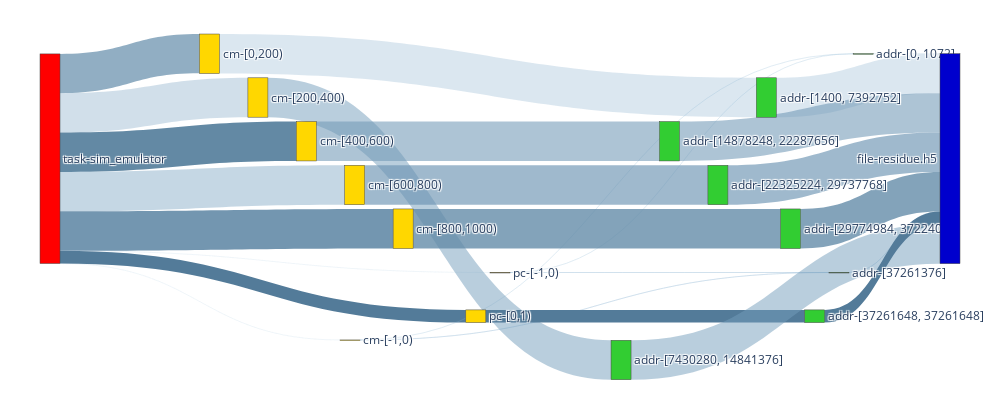

The notebook cell this image was saved under:
### Code cell
sim_nodes, sim_nodes_dict = get_nodes_for_sankey(G_SIM, rm_tags=['sim'])

# print(node_ref2)

sim_links = get_links_for_sankey(G_SIM, sim_nodes_dict)
fig = go.Figure(go.Sankey(
            node = sim_nodes,
            link = sim_links, orientation='h'))


fig.update_layout(
    autosize=False,
    width=1000,
    height=400,
    margin=dict(
        l=40,
        r=40,
        b=40,
        t=10,
        pad=2
    ),
)
fig.show()
fig.write_html(f"{IMAGE_PATH}/sankey-grouped-sim-vol-vfd-.html")

### Figure 1 — Plotly figure (JSON) as saved in the notebook; plotly's stock layout.template omitted (floating-point values rounded to 4 significant figures)
{"data": [{"link": {"color": ["rgba(145.23809523809524, 185.23809523809524, 215.23809523809524, 0.07142857142857142)", "rgba(102.38095238095238, 142.38095238095238, 172.38095238095238, 0.7142857142857143)", "rgba(126.19047619047619, 166.1904761904762, 196.1904761904762, 0.35714285714285715)", "rgba(88.0952380952381, 128.0952380952381, 158.0952380952381, 0.9285714285714286)", "rgba(121.42857142857143, 161.42857142857144, 191.42857142857144, 0.42857142857142855)", "rgba(92.85714285714286, 132.85714285714286, 162.85714285714286, 0.8571428571428571)", "rgba(145.23809523809524, 185.23809523809524, 215.23809523809524, 0.07142857142857142)", "rgba(83.33333333333333, 123.33333333333333, 153.33333333333331, 1.0)", "rgba(140.47619047619048, 180.47619047619048, 210.47619047619048, 0.14285714285714285)", "rgba(135.71428571428572, 175.71428571428572, 205.71428571428572, 0.21428571428571427)", "rgba(140.47619047619048, 180.47619047619048, 210.47619047619048, 0.14285714285714285)", "rgba(135.71428571428572, 175.71428571428572, 205.71428571428572, 0.21428571428571427)", "rgba(130.95238095238096, 170.95238095238096, 200.95238095238096, 0.2857142857142857)", "rgba(116.66666666666666, 156.66666666666666, 186.66666666666666, 0.5)", "rgba(111.9047619047619, 151.9047619047619, 181.9047619047619, 0.5714285714285714)", "rgba(107.14285714285714, 147.14285714285714, 177.14285714285714, 0.6428571428571429)", "rgba(97.61904761904762, 137.61904761904762, 167.61904761904762, 0.7857142857142857)", "rgba(83.33333333333333, 123.33333333333333, 153.33333333333331, 1.0)", "rgba(140.47619047619048, 180.47619047619048, 210.47619047619048, 0.14285714285714285)", "rgba(135.71428571428572, 175.71428571428572, 205.71428571428572, 0.21428571428571427)", "rgba(130.95238095238096, 170.95238095238096, 200.95238095238096, 0.2857142857142857)", "rgba(116.66666666666666, 156.66666666666666, 186.66666666666666, 0.5)", "rgba(111.9047619047619, 151.9047619047619, 181.9047619047619, 0.5714285714285714)", "rgba(107.14285714285714, 147.14285714285714, 177.14285714285714, 0.6428571428571429)", "rgba(97.61904761904762, 137.61904761904762, 167.61904761904762, 0.7857142857142857)", "rgba(83.33333333333333, 123.33333333333333, 153.33333333333331, 1.0)"], "label": ["Access Volume : 0 <br />Access Count : 4 <br />Average Access Size : 0 <br />Operation : write<br />Bandwidth : 0", "Access Volume : 7.42 MB <br />Access Count : 200 <br />Average Access Size : 37.11 KB <br />Operation : write<br />Bandwidth : 2.41 MB/s", "Access Volume : 7.44 MB <br />Access Count : 200 <br />Average Access Size : 37.21 KB <br />Operation : write<br />Bandwidth : 1.87 MB/s", "Access Volume : 7.44 MB <br />Access Count : 200 <br />Average Access Size : 37.2 KB <br />Operation : write<br />Bandwidth : 2.51 MB/s", "Access Volume : 7.44 MB <br />Access Count : 200 <br />Average Access Size : 37.21 KB <br />Operation : write<br />Bandwidth : 1.89 MB/s", "Access Volume : 7.48 MB <br />Access Count : 201 <br />Average Access Size : 37.21 KB <br />Operation : write<br />Bandwidth : 2.48 MB/s", "Access Volume : 0 <br />Access Count : 4 <br />Average Access Size : 0 <br />Operation : write<br />Bandwidth : 0", "Access Volume : 2.4 MB <br />Access Count : 1 <br />Average Access Size : 2.4 MB <br />Operation : write<br />Bandwidth : 1.56 GB/s", "Access Volume : 5.19 KB <br />Access Count : 24 <br />Average Access Size : 216.33 B <br />Operation : write<br />Bandwidth : 292.05 B/s", "Access Volume : 272 B <br />Access Count : 1 <br />Average Access Size : 272 B <br />Operation : write<br />Bandwidth : 176.85 KB/s", "Access Volume : 5.19 KB <br />Access Count : 24 <br />Average Access Size : 216.33 B <br />Operation : write<br />Bandwidth : 292.05 B/s", "Access Volume : 272 B <br />Access Count : 1 <br />Average Access Size : 272 B <br />Operation : write<br />Bandwidth : 176.85 KB/s", "Access Volume : 7.46 MB <br />Access Count : 202 <br />Average Access Size : 36.94 KB <br />Operation : write<br />Bandwidth : 440.16 KB/s", "Access Volume : 7.45 MB <br />Access Count : 200 <br />Average Access Size : 37.24 KB <br />Operation : write<br />Bandwidth : 2.11 MB/s", "Access Volume : 7.45 MB <br />Access Count : 200 <br />Average Access Size : 37.23 KB <br />Operation : write<br />Bandwidth : 2.12 MB/s", "Access Volume : 7.45 MB <br />Access Count : 200 <br />Average Access Size : 37.25 KB <br />Operation : write<br />Bandwidth : 2.13 MB/s", "Access Volume : 7.49 MB <br />Access Count : 201 <br />Average Access Size : 37.25 KB <br />Operation : write<br />Bandwidth : 2.42 MB/s", "Access Volume : 2.4 MB <br />Access Count : 1 <br />Average Access Size : 2.4 MB <br />Operation : write<br />Bandwidth : 1.56 GB/s", "Access Volume : 5.19 KB <br />Access Count : 24 <br />Average Access Size : 216.33 B <br />Operation : write<br />Bandwidth : 292.05 B/s", "Access Volume : 272 B <br />Access Count : 1 <br />Average Access Size : 272 B <br />Operation : write<br />Bandwidth : 176.85 KB/s", "Access Volume : 7.46 MB <br />Access Count : 202 <br />Average Access Size : 36.94 KB <br />Operation : write<br />Bandwidth : 440.16 KB/s", "Access Volume : 7.45 MB <br />Access Count : 200 <br />Average Access Size : 37.24 KB <br />Operation : write<br />Bandwidth : 2.11 MB/s", "Access Volume : 7.45 MB <br />Access Count : 200 <br />Average Access Size : 37.23 KB <br />Operation : write<br />Bandwidth : 2.12 MB/s", "Access Volume : 7.45 MB <br />Access Count : 200 <br />Average Access Size : 37.25 KB <br />Operation : write<br />Bandwidth : 2.13 MB/s", "Access Volume : 7.49 MB <br />Access Count : 201 <br />Average Access Size : 37.25 KB <br />Operation : write<br />Bandwidth : 2.42 MB/s", "Access Volume : 2.4 MB <br />Access Count : 1 <br />Average Access Size : 2.4 MB <br />Operation : write<br />Bandwidth : 1.56 GB/s"], "source": [0, 0, 0, 0, 0, 0, 0, 0, 1, 1, 2, 2, 3, 4, 5, 6, 7, 8, 9, 10, 11, 12, 13, 14, 15, 16], "target": [1, 3, 4, 5, 6, 7, 2, 8, 9, 10, 9, 10, 11, 12, 13, 14, 15, 16, 17, 17, 17, 17, 17, 17, 17, 17], "value": [1, 7422108, 7441148, 7440164, 7442936, 7479508, 1, 2400000, 5192, 272, 5192, 272, 7460880, 7447968, 7446976, 7449760, 7486392, 2400000, 5192, 272, 7460880, 7447968, 7446976, 7449760, 7486392, 2400000]}, "node": {"color": ["Red", "Gold", "Gold", "Gold", "Gold", "Gold", "Gold", "Gold", "Gold", "LimeGreen", "LimeGreen", "LimeGreen", "LimeGreen", "LimeGreen", "LimeGreen", "LimeGreen", "LimeGreen", "MediumBlue"], "label": ["task-sim_emulator", "cm-[-1,0)", "pc-[-1,0)", "cm-[0,200)", "cm-[200,400)", "cm-[400,600)", "cm-[600,800)", "cm-[800,1000)", "pc-[0,1)", "addr-[0, 1072]", "addr-[37261376]", "addr-[1400, 7392752]", "addr-[7430280, 14841376]", "addr-[14878248, 22287656]", "addr-[22325224, 29737768]", "addr-[29774984, 37224016]", "addr-[37261648, 37261648]", "file-residue.h5"], "x": [0, 0.4211, 0.5, 0.1842, 0.2368, 0.2895, 0.3421, 0.3947, 0.4737, 0.8947, 0.8684, 0.7895, 0.6316, 0.6842, 0.7368, 0.8158, 0.8421, 1], "y": [0, 0, 0.75, 0.125, 0.25, 0.375, 0.5, 0.625, 0.875, 0.125, 0.75, 0.25, 1, 0.375, 0.5, 0.625, 0.875, 0]}, "orientation": "h", "type": "sankey"}], "layout": {"autosize": false, "height": 400, "margin": {"b": 40, "l": 40, "pad": 2, "r": 40, "t": 10}, "width": 1000}}
